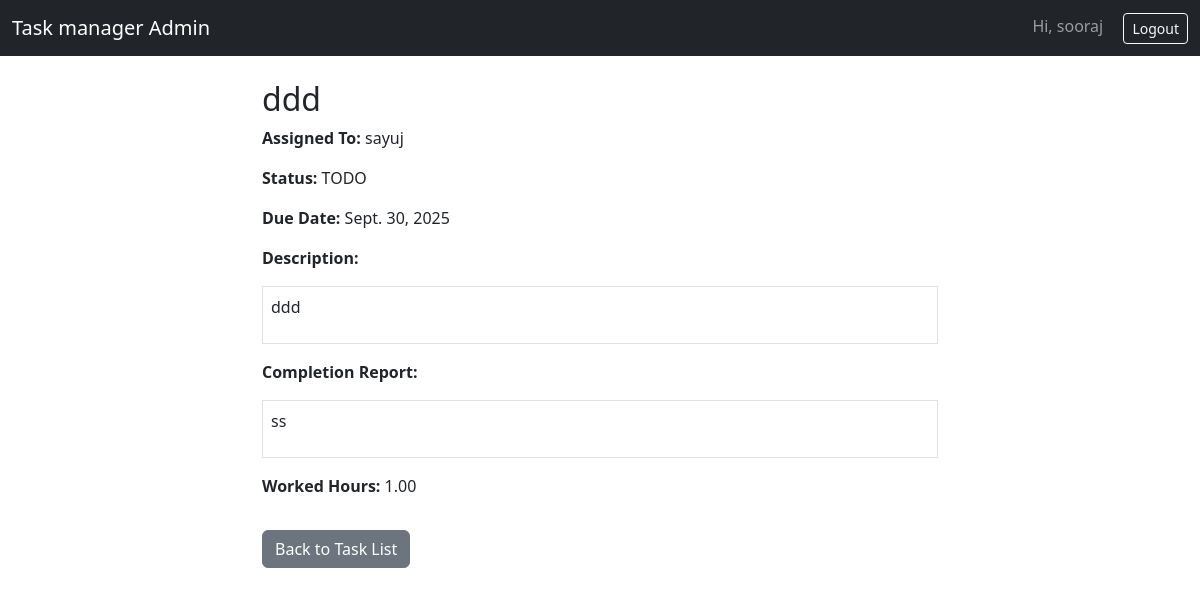
Page /admin_panel/tasks/2/report/ (signed in) on the committed database.
### accounts/models.py (models this page shows, shortened)
class CustomUser(AbstractUser):
    class Roles(models.TextChoices):
        SUPERADMIN = "SUPERADMIN", "SuperAdmin"
        ADMIN = "ADMIN", "Admin"
        USER = "USER", "User"
    role = models.CharField(max_length=20, choices=Roles.choices, default=Roles.USER)
    manager = models.ForeignKey(
        "self",
        null=True,
        blank=True,
        on_delete=models.SET_NULL,
        related_name="managed_users",
        limit_choices_to={"role": "ADMIN"},
    )
    def is_superadmin(self):
        return self.role == self.Roles.SUPERADMIN

### tasks/models.py (models this page shows, shortened)
class Task(models.Model):
    class Status(models.TextChoices):
        TODO = "TODO", "To Do"
        IN_PROGRESS = "IN_PROGRESS", "In Progress"
        COMPLETED = "COMPLETED", "Completed"
    title = models.CharField(max_length=200)
    description = models.TextField(blank=True)
    assigned_to = models.ForeignKey(
        User,
        on_delete=models.CASCADE,
        related_name="tasks",
        help_text="User who will do the task",
    )
    due_date = models.DateField(null=True, blank=True)
    status = models.CharField(
        max_length=20,
        choices=Status.choices,
        default=Status.TODO,
        help_text="Select task status",
    )
    completion_report = models.TextField(blank=True, null=True)
    worked_hours = models.DecimalField(
        max_digits=5,
        decimal_places=2,
        blank=True,
        null=True,
        help_text="Hours worked (required when completed)",
    )
    created_by = models.ForeignKey(
        User,
        null=True,
        blank=True,
        on_delete=models.SET_NULL,
        related_name="created_tasks",
        help_text="Admin or SuperAdmin who created the task",
    )
    created_at = models.DateTimeField(auto_now_add=True)
    updated_at = models.DateTimeField(auto_now=True)

### admin_panel/views.py (the view)
# urls.py: path("tasks/<int:task_id>/report/", views.task_report, name="task_report"),
@login_required
def task_report(request, task_id):
    user = request.user
    task = get_object_or_404(Task, pk=task_id)
    if user.is_superadmin():
        pass
    elif user.is_admin() and task.assigned_to.manager_id != user.id:
        return redirect("dashboard")
    elif user.is_user() and task.assigned_to_id != user.id:
        return redirect("dashboard")
    return render(request, "admin_panel/task_report.html", {"task": task})

### admin_panel/templates/admin_panel/task_report.html
{% extends "admin_panel/base.html" %}
{% block content %}
<div class="container" style="max-width: 700px; margin-top: 20px;">
  <h2>{{ task.title }}</h2>
  <p><strong>Assigned To:</strong> {{ task.assigned_to.username }}</p>
  <p><strong>Status:</strong> {{ task.status }}</p>
  <p><strong>Due Date:</strong> {{ task.due_date }}</p>
  <p><strong>Description:</strong></p>
  <div class="border p-2 mb-3">
    {{ task.description|linebreaks }}
  </div>
  {% if task.completion_report %}
    <p><strong>Completion Report:</strong></p>
    <div class="border p-2 mb-3">
      {{ task.completion_report|linebreaks }}
    </div>
  {% endif %}
  {% if task.worked_hours %}
    <p><strong>Worked Hours:</strong> {{ task.worked_hours }}</p>
  {% endif %}
  <a href="{% url 'admin_panel:tasks_list' %}" class="btn btn-secondary mt-3">Back to Task List</a>
</div>
{% endblock %}

### admin_panel/templates/admin_panel/base.html (shortened to what this page needs)
<!doctype html>
<html lang="en">
  <head>
    <link href="https://cdn.jsdelivr.net/npm/bootstrap@5.3.0/dist/css/bootstrap.min.css" rel="stylesheet">
  </head>
  <body>
    <nav class="navbar navbar-expand-lg navbar-dark bg-dark">
      <div class="container-fluid">
        <a class="navbar-brand" href="{% url 'admin_panel:dashboard' %}">Task manager Admin</a>
        <div>
          {% if user.is_authenticated %}
            <span class="navbar-text me-3">Hi, {{ user.username }}</span>
            <a class="btn btn-outline-light btn-sm" href="{% url 'admin_panel:logout' %}">Logout</a>
          {% else %}
            <a class="btn btn-outline-light btn-sm" href="{% url 'admin_panel:login' %}">Login</a>
          {% endif %}
        </div>
      </div>
    </nav>
    <main class="container my-4">
      {% block content %}{% endblock %}
    </main>
  </body>
</html>

### rows in the picture
CustomUser: username "sooraj"
Task: title "ddd", assigned_to.username "sayuj", status "TODO", due_date "Sept. 30, 2025", description "ddd", completion_report "ss", worked_hours "1.00"
